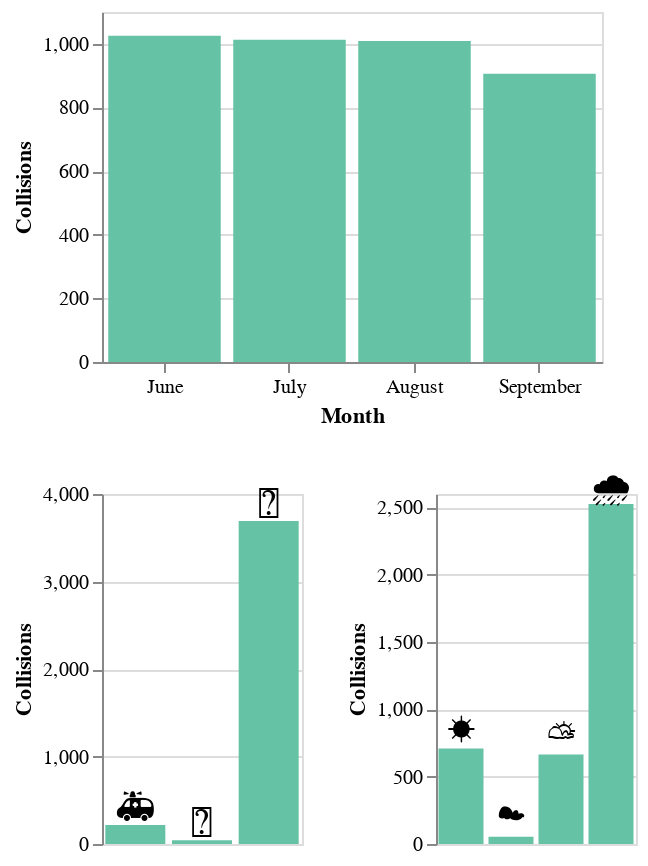

Notebook code for this chart:
### Markdown cell above
Pot ser confús per l'usuari doncs no queda del tot clar quines gràfiques filtren i quines no igual que la dependencia entre gràfics.

### Code cell
collisions["MONTH"] = pd.to_datetime(collisions["CRASH DATETIME"]).dt.strftime("%B")


monthly_collisions = collisions.groupby("MONTH").size().reset_index(name="counts")
months_order = ["June", "July", "August", "September"]
month_selection = alt.selection_point(fields=["MONTH"], empty=True)

vehicle_order = ["Taxi", "Ambulance", "Fire truck"]
vehicle_selection = alt.selection_point(fields=["VEHICLE"], empty=True)

weather_order = ["rain", "clear-day", "cloudy","partly-cloudy-day"]
weather_selection = alt.selection_point(fields=["WEATHER"], empty=True)

months = (
    alt.Chart(monthly_collisions)
    .mark_bar(color=colors[primary])
    .encode(
        x=alt.X("MONTH:O", sort=months_order, axis=alt.Axis(title="Month", labelAngle=0)),
        y=alt.Y("counts:Q", axis=alt.Axis(title="Collisions")),
        opacity=alt.condition(month_selection, alt.value(1), alt.value(0.2)),
        tooltip=[alt.Tooltip("counts:Q", title="Collisions")],
    ).add_params(
        month_selection
    ).properties(width=250, height=175)
)

vehicles = (
    alt.Chart(collisions)
    .mark_bar(color=colors[primary])
    .transform_filter(month_selection)
    .encode(
        x=alt.X("VEHICLE:N", sort=vehicle_order, axis=None),
        y=alt.Y("count():Q", axis=alt.Axis(title="Collisions")),
        opacity=alt.condition(vehicle_selection, alt.value(1), alt.value(0.2)),
        tooltip=[alt.Tooltip("VEHICLE:N", title="Vehicle"), alt.Tooltip("count():Q", title="Collisions")],
    ).add_params(
        vehicle_selection
    ).properties(width=100, height=175)
)

vehicle_emojis = (
    alt.Chart(collisions)
    .mark_text(size=18, align="center", dy=-8)
    .transform_filter(month_selection)
    .encode(
        x=alt.X("VEHICLE:N"),
        y=alt.Y("count():Q"),
        text=alt.Text("VEHICLE EMOJI:N"),
        opacity=alt.condition(vehicle_selection, alt.value(1), alt.value(0.2)),
        tooltip=[alt.Tooltip("VEHICLE:N", title="Vehicle"), alt.Tooltip("count():Q", title="Collisions")],
    ).add_params(
        vehicle_selection
    )
)

weather = (
    alt.Chart(collisions)
    .mark_bar(color=colors[primary])
    .transform_filter(month_selection)
    .encode(
        x=alt.X("WEATHER:N", sort=vehicle_order, axis=None),
        y=alt.Y("count():Q", axis=alt.Axis(title="Collisions")),
        opacity=alt.condition(weather_selection, alt.value(1), alt.value(0.2)),
        tooltip=[alt.Tooltip("WEATHER:N", title="Weather"), alt.Tooltip("count():Q", title="Collisions")],
    ).add_params(
        weather_selection
    ).properties(width=100, height=175)
)

weather_emojis = (
    alt.Chart(collisions)
    .mark_text(size=18, align="center", dy=-8)
    .transform_filter(month_selection)
    .encode(
        x=alt.X("WEATHER:N"),
        y=alt.Y("count():Q"),
        text=alt.Text("WEATHER EMOJI:N"),
        opacity=alt.condition(weather_selection, alt.value(1), alt.value(0.2)),
        tooltip=[alt.Tooltip("WEATHER:N", title="Weather"), alt.Tooltip("count():Q", title="Collisions")],
    ).add_params(
        weather_selection
    )
)




months & ((vehicles + vehicle_emojis) | (weather + weather_emojis))

### Figure 1 — Vega-Lite specification as saved in the notebook (floating-point values rounded to 4 significant figures; data arrays with more than 128 entries replaced by an {"elided": "..."} marker saying what was removed)
{"config": {"view": {"continuousWidth": 300, "continuousHeight": 300}}, "vconcat": [{"data": {"name": "data-9d4ebbc7a59bf94989af19d65b937ee5"}, "mark": {"type": "bar", "color": "#66c2a4"}, "encoding": {"opacity": {"condition": {"param": "param_7", "value": 1, "empty": true}, "value": 0.2}, "tooltip": [{"field": "counts", "title": "Collisions", "type": "quantitative"}], "x": {"axis": {"labelAngle": 0, "title": "Month"}, "field": "MONTH", "sort": ["June", "July", "August", "September"], "type": "ordinal"}, "y": {"axis": {"title": "Collisions"}, "field": "counts", "type": "quantitative"}}, "height": 175, "name": "view_10", "width": 250}, {"hconcat": [{"layer": [{"mark": {"type": "bar", "color": "#66c2a4"}, "encoding": {"opacity": {"condition": {"param": "param_8", "value": 1, "empty": true}, "value": 0.2}, "tooltip": [{"field": "VEHICLE", "title": "Vehicle", "type": "nominal"}, {"aggregate": "count", "title": "Collisions", "type": "quantitative"}], "x": {"axis": null, "field": "VEHICLE", "sort": ["Taxi", "Ambulance", "Fire truck"], "type": "nominal"}, "y": {"aggregate": "count", "axis": {"title": "Collisions"}, "type": "quantitative"}}, "name": "view_8", "transform": [{"filter": {"param": "param_7", "empty": true}}]}, {"mark": {"type": "text", "align": "center", "dy": -8, "size": 18}, "encoding": {"opacity": {"condition": {"param": "param_8", "value": 1, "empty": true}, "value": 0.2}, "text": {"field": "VEHICLE EMOJI", "type": "nominal"}, "tooltip": [{"field": "VEHICLE", "title": "Vehicle", "type": "nominal"}, {"aggregate": "count", "title": "Collisions", "type": "quantitative"}], "x": {"field": "VEHICLE", "type": "nominal"}, "y": {"aggregate": "count", "type": "quantitative"}}, "transform": [{"filter": {"param": "param_7", "empty": true}}]}], "height": 175, "width": 100}, {"layer": [{"mark": {"type": "bar", "color": "#66c2a4"}, "encoding": {"opacity": {"condition": {"param": "param_9", "value": 1, "empty": true}, "value": 0.2}, "tooltip": [{"field": "WEATHER", "title": "Weather", "type": "nominal"}, {"aggregate": "count", "title": "Collisions", "type": "quantitative"}], "x": {"axis": null, "field": "WEATHER", "sort": ["Taxi", "Ambulance", "Fire truck"], "type": "nominal"}, "y": {"aggregate": "count", "axis": {"title": "Collisions"}, "type": "quantitative"}}, "name": "view_9", "transform": [{"filter": {"param": "param_7", "empty": true}}]}, {"mark": {"type": "text", "align": "center", "dy": -8, "size": 18}, "encoding": {"opacity": {"condition": {"param": "param_9", "value": 1, "empty": true}, "value": 0.2}, "text": {"field": "WEATHER EMOJI", "type": "nominal"}, "tooltip": [{"field": "WEATHER", "title": "Weather", "type": "nominal"}, {"aggregate": "count", "title": "Collisions", "type": "quantitative"}], "x": {"field": "WEATHER", "type": "nominal"}, "y": {"aggregate": "count", "type": "quantitative"}}, "transform": [{"filter": {"param": "param_7", "empty": true}}]}], "height": 175, "width": 100}], "data": {"name": "data-ce9456924191588a78257d2ecd106fb3"}}], "params": [{"name": "param_7", "select": {"type": "point", "fields": ["MONTH"]}, "views": ["view_10"]}, {"name": "param_8", "select": {"type": "point", "fields": ["VEHICLE"]}, "views": ["view_8"]}, {"name": "param_9", "select": {"type": "point", "fields": ["icon"]}, "views": ["view_9"]}], "$schema": "https://vega.github.io/schema/vega-lite/v5.15.1.json", "datasets": {"data-9d4ebbc7a59bf94989af19d65b937ee5": [{"MONTH": "August", "counts": 1009}, {"MONTH": "July", "counts": 1013}, {"MONTH": "June", "counts": 1025}, {"MONTH": "September", "counts": 906}], "data-ce9456924191588a78257d2ecd106fb3": {"elided": "3953 records"}}}
